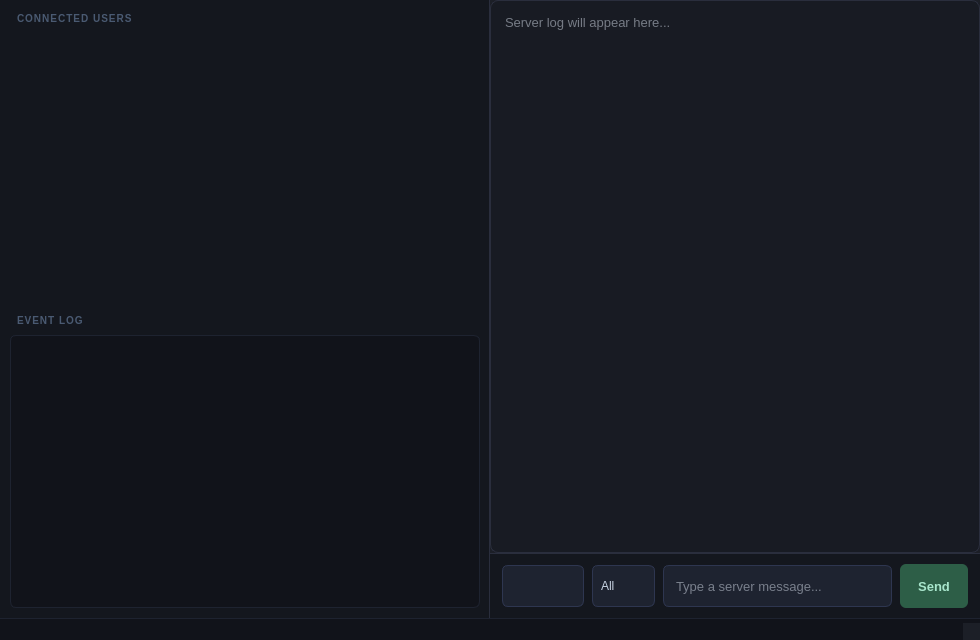
<?xml version="1.0" encoding="UTF-8"?>
<ui version="4.0">
 <class>MainWindow</class>
 <widget class="QMainWindow" name="MainWindow">
  <property name="geometry">
   <rect>
    <x>0</x>
    <y>0</y>
    <width>980</width>
    <height>640</height>
   </rect>
  </property>
  <property name="windowTitle">
   <string>SecureChat Server — port 8080</string>
  </property>
  <property name="styleSheet">
   <string notr="true">
/* ── Base ─────────────────────────────────────────────── */
QMainWindow, QWidget {
    background-color: #1c1f27;
    color: #d4dbe8;
    font-family: "Segoe UI", sans-serif;
    font-size: 13px;
}

/* ── Left panel ───────────────────────────────────────── */
QFrame#leftPanel {
    background-color: #14171e;
    border-right: 1px solid #2a2e3d;
}

/* ── Section labels ───────────────────────────────────── */
QLabel#label_UsersHeader,
QLabel#label_LogHeader {
    font-size: 10px;
    font-weight: bold;
    letter-spacing: 1px;
    color: #4a5a72;
    background: transparent;
    padding: 0px 4px;
}

/* ── User list widget ─────────────────────────────────── */
QListWidget#listWidget_Users {
    background-color: #14171e;
    border: none;
    outline: none;
    font-size: 13px;
    color: #c8d4e3;
}
QListWidget#listWidget_Users::item {
    padding: 6px 8px;
    border-bottom: 1px solid #1e2330;
}
QListWidget#listWidget_Users::item:selected {
    background-color: #1e2b20;
    color: #7ecfb3;
}

/* ── Event log ────────────────────────────────────────── */
QTextEdit#textEdit_Event_Log {
    background-color: #11131a;
    border: 1px solid #1e2330;
    border-radius: 6px;
    color: #4a8a72;
    font-family: "Consolas", "Courier New", monospace;
    font-size: 11px;
    padding: 6px;
}

/* ── Center message log ───────────────────────────────── */
QTextEdit#textEdit_Client_Messages {
    background-color: #181b23;
    border: 1px solid #2a2e3d;
    border-radius: 8px;
    color: #d4dbe8;
    font-size: 13px;
    padding: 10px;
}

/* ── Bottom bar ───────────────────────────────────────── */
QFrame#bottomBar {
    background-color: #14171e;
    border-top: 1px solid #2a2e3d;
}

QComboBox#comboBox_Client_List,
QComboBox#combobox2_Send_Message_type {
    background-color: #1e2330;
    border: 1px solid #2e3650;
    border-radius: 6px;
    color: #c8d4e3;
    padding: 4px 8px;
    font-size: 12px;
    min-height: 32px;
}
QComboBox#comboBox_Client_List:hover,
QComboBox#combobox2_Send_Message_type:hover {
    border-color: #3d7a5e;
}
QComboBox::drop-down {
    border: none;
    width: 20px;
}
QComboBox QAbstractItemView {
    background-color: #1e2330;
    border: 1px solid #2e3650;
    color: #c8d4e3;
    selection-background-color: #1e2b20;
    selection-color: #7ecfb3;
}

QLineEdit#lineEdit_send_message {
    background-color: #1e2330;
    border: 1px solid #2e3650;
    border-radius: 6px;
    color: #d4dbe8;
    padding: 4px 10px;
    font-size: 13px;
    min-height: 32px;
}
QLineEdit#lineEdit_send_message:focus {
    border-color: #3d7a5e;
}

QPushButton#push_button_Send {
    background-color: #2d5e47;
    color: #a8e6cc;
    border: none;
    border-radius: 6px;
    padding: 6px 18px;
    font-size: 13px;
    font-weight: bold;
    min-height: 32px;
}
QPushButton#push_button_Send:hover {
    background-color: #3d7a5e;
}
QPushButton#push_button_Send:pressed {
    background-color: #1e4a35;
}

/* ── Status bar ───────────────────────────────────────── */
QStatusBar {
    background-color: #11131a;
    color: #4a6a58;
    font-size: 11px;
    border-top: 1px solid #1e2330;
}
   </string>
  </property>

  <widget class="QWidget" name="centralwidget">
   <layout class="QHBoxLayout" name="rootLayout">
    <property name="spacing">
     <number>0</number>
    </property>
    <property name="leftMargin">
     <number>0</number>
    </property>
    <property name="topMargin">
     <number>0</number>
    </property>
    <property name="rightMargin">
     <number>0</number>
    </property>
    <property name="bottomMargin">
     <number>0</number>
    </property>

    <!-- ══ LEFT PANEL: users + event log ══════════════════════════════ -->
    <item>
     <widget class="QFrame" name="leftPanel">
      <property name="minimumWidth">
       <number>210</number>
      </property>
      <property name="maximumWidth">
       <number>220</number>
      </property>
      <property name="frameShape">
       <enum>QFrame::NoFrame</enum>
      </property>
      <layout class="QVBoxLayout" name="leftLayout">
       <property name="spacing">
        <number>8</number>
       </property>
       <property name="leftMargin">
        <number>10</number>
       </property>
       <property name="topMargin">
        <number>12</number>
       </property>
       <property name="rightMargin">
        <number>10</number>
       </property>
       <property name="bottomMargin">
        <number>10</number>
       </property>

       <!-- Users header -->
       <item>
        <widget class="QLabel" name="label_UsersHeader">
         <property name="text">
          <string>CONNECTED USERS</string>
         </property>
        </widget>
       </item>

       <!-- User list — display only, populated from comboBox_Client_List data in code -->
       <item>
        <widget class="QListWidget" name="listWidget_Users">
         <property name="minimumHeight">
          <number>160</number>
         </property>
         <property name="maximumHeight">
          <number>220</number>
         </property>
         <property name="frameShape">
          <enum>QFrame::NoFrame</enum>
         </property>
         <property name="alternatingRowColors">
          <bool>false</bool>
         </property>
        </widget>
       </item>

       <!-- Divider spacer -->
       <item>
        <widget class="QLabel" name="label_LogHeader">
         <property name="text">
          <string>EVENT LOG</string>
         </property>
        </widget>
       </item>

       <!-- Event log text area -->
       <item>
        <widget class="QTextEdit" name="textEdit_Event_Log">
         <property name="readOnly">
          <bool>true</bool>
         </property>
         <property name="verticalScrollBarPolicy">
          <enum>Qt::ScrollBarAsNeeded</enum>
         </property>
        </widget>
       </item>

      </layout>
     </widget>
    </item>

    <!-- ══ CENTER: main message log + bottom send bar ════════════════ -->
    <item>
     <layout class="QVBoxLayout" name="centerLayout">
      <property name="spacing">
       <number>0</number>
      </property>
      <property name="leftMargin">
       <number>0</number>
      </property>
      <property name="topMargin">
       <number>0</number>
      </property>
      <property name="rightMargin">
       <number>0</number>
      </property>
      <property name="bottomMargin">
       <number>0</number>
      </property>

      <!-- Message log — this is the main textEdit_Client_Messages from original code -->
      <item>
       <widget class="QTextEdit" name="textEdit_Client_Messages">
        <property name="readOnly">
         <bool>true</bool>
        </property>
        <property name="verticalScrollBarPolicy">
         <enum>Qt::ScrollBarAsNeeded</enum>
        </property>
        <property name="placeholderText">
         <string>Server log will appear here...</string>
        </property>
       </widget>
      </item>

      <!-- Bottom send bar -->
      <item>
       <widget class="QFrame" name="bottomBar">
        <property name="frameShape">
         <enum>QFrame::NoFrame</enum>
        </property>
        <property name="minimumHeight">
         <number>56</number>
        </property>
        <property name="maximumHeight">
         <number>56</number>
        </property>
        <layout class="QHBoxLayout" name="bottomLayout">
         <property name="spacing">
          <number>8</number>
         </property>
         <property name="leftMargin">
          <number>12</number>
         </property>
         <property name="topMargin">
          <number>10</number>
         </property>
         <property name="rightMargin">
          <number>12</number>
         </property>
         <property name="bottomMargin">
          <number>10</number>
         </property>

         <!-- Target user dropdown — comboBox_Client_List (exact name from C++) -->
         <item>
          <widget class="QComboBox" name="comboBox_Client_List">
           <property name="minimumWidth">
            <number>120</number>
           </property>
           <property name="maximumWidth">
            <number>140</number>
           </property>
           <property name="toolTip">
            <string>Target user</string>
           </property>
          </widget>
         </item>

         <!-- Broadcast mode dropdown — combobox2_Send_Message_type (exact name from C++) -->
         <item>
          <widget class="QComboBox" name="combobox2_Send_Message_type">
           <property name="minimumWidth">
            <number>70</number>
           </property>
           <property name="maximumWidth">
            <number>80</number>
           </property>
           <item>
            <property name="text">
             <string>All</string>
            </property>
           </item>
           <item>
            <property name="text">
             <string>One</string>
            </property>
           </item>
          </widget>
         </item>

         <!-- Message input — lineEdit_send_message (exact name from C++) -->
         <item>
          <widget class="QLineEdit" name="lineEdit_send_message">
           <property name="placeholderText">
            <string>Type a server message...</string>
           </property>
          </widget>
         </item>

         <!-- Send button — push_button_Send (exact name from C++) -->
         <item>
          <widget class="QPushButton" name="push_button_Send">
           <property name="text">
            <string>Send</string>
           </property>
           <property name="maximumWidth">
            <number>80</number>
           </property>
          </widget>
         </item>

        </layout>
       </widget>
      </item>

     </layout>
    </item>

   </layout>
  </widget>

  <!-- Menu bar -->
  <widget class="QMenuBar" name="menubar">
   <property name="geometry">
    <rect>
     <x>0</x>
     <y>0</y>
     <width>980</width>
     <height>26</height>
    </rect>
   </property>
  </widget>

  <!-- Status bar -->
  <widget class="QStatusBar" name="statusbar"/>

 </widget>
 <resources/>
 <connections/>
</ui>
